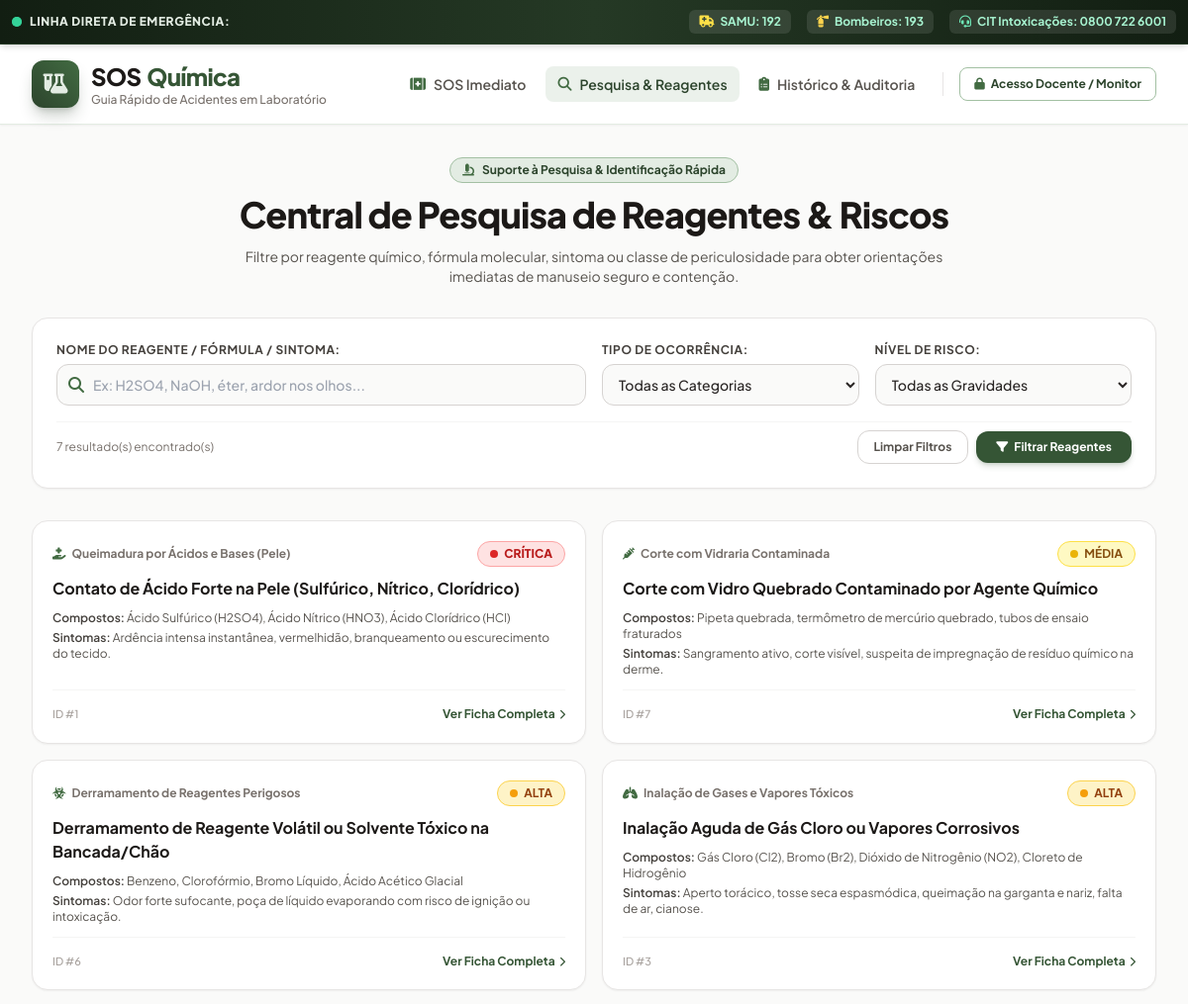
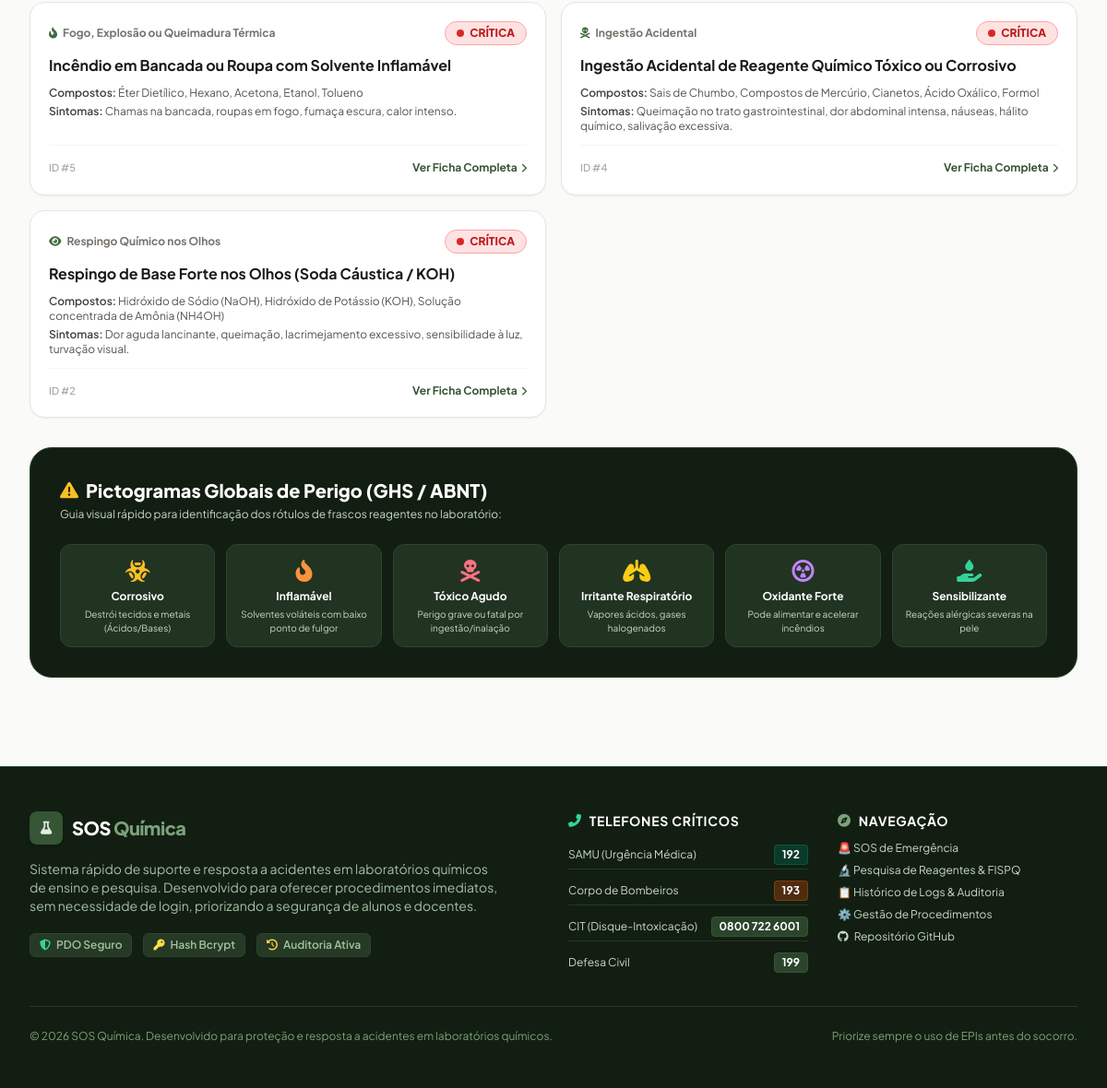
Screenshot of /pesquisa.php with the database file from the repository (2 pictures, top to bottom).
### tables this page shows
CREATE TABLE `procedimentos` (
  `id` INT AUTO_INCREMENT PRIMARY KEY,
  `categoria_id` INT NOT NULL,
  `titulo` VARCHAR(200) NOT NULL,
  `reagente_comum` VARCHAR(255) NOT NULL COMMENT 'Exemplos: Ácido Sulfúrico, Soda Cáustica, Bromo',
  `sintomas` VARCHAR(255) NULL COMMENT 'Sintomas visíveis rápidos para identificação',
  `nivel_gravidade` ENUM('BAIXA', 'MEDIA', 'ALTA', 'CRITICA') NOT NULL DEFAULT 'ALTA',
  `passo_a_passo` TEXT NOT NULL COMMENT 'Instruções sequenciais imediatas',
  `o_que_nao_fazer` TEXT NOT NULL COMMENT 'Avisos críticos de condutas perigosas proibidas',
  `equipamento_protecao` TEXT NULL COMMENT 'EPIs e equipamentos recomendados no socorro',
  `quando_chamar_socorro` TEXT NULL COMMENT 'Critérios para acionar SAMU/Bombeiros imediatamente',
  `contatos_emergencia` VARCHAR(150) NOT NULL DEFAULT 'SAMU 192 | Bombeiros 193 | CIT 0800 722 6001',
  `criado_por` INT NULL,
  `criado_em` DATETIME NOT NULL DEFAULT CURRENT_TIMESTAMP,
  `atualizado_em` DATETIME NOT NULL DEFAULT CURRENT_TIMESTAMP ON UPDATE CURRENT_TIMESTAMP,
  CONSTRAINT `fk_procedimentos_categoria` FOREIGN KEY (`categoria_id`) REFERENCES `categorias_acidentes` (`id`) ON DELETE RESTRICT ON UPDATE CASCADE,
  CONSTRAINT `fk_procedimentos_usuario` FOREIGN KEY (`criado_por`) REFERENCES `usuarios` (`id`) ON DELETE SET NULL ON UPDATE CASCADE
);

CREATE TABLE `categorias_acidentes` (
  `id` INT AUTO_INCREMENT PRIMARY KEY,
  `nome` VARCHAR(100) NOT NULL,
  `slug` VARCHAR(100) NOT NULL UNIQUE,
  `icone` VARCHAR(60) NOT NULL DEFAULT 'fa-exclamation-triangle',
  `cor` VARCHAR(50) NOT NULL DEFAULT 'red',
  `descricao` TEXT NULL,
  `ordem` INT NOT NULL DEFAULT 0
);

### pesquisa.php (the view, shortened to what this page needs)
<?php
require_once __DIR__ . '/includes/funcoes.php';
$pdo = getConexao();
$termo = trim(filter_input(INPUT_GET, 'q', FILTER_DEFAULT) ?? '');
$sql = "SELECT p.*, c.nome AS categoria_nome, c.icone AS categoria_icone, c.cor AS categoria_cor
        FROM procedimentos p
        INNER JOIN categorias_acidentes c ON p.categoria_id = c.id
        WHERE 1=1";
$params = [];
$sql .= " ORDER BY p.titulo ASC";
$stmt = $pdo->prepare($sql);
$stmt->execute($params);
$resultados = $stmt->fetchAll();
require_once __DIR__ . '/includes/header.php';
?>
<div class="max-w-7xl mx-auto px-4 sm:px-6 lg:px-8 py-8 space-y-8">
    <div class="text-center max-w-3xl mx-auto space-y-3">
        <div class="inline-flex items-center gap-2 px-3 py-1 rounded-full bg-musgo-100 dark:bg-musgo-950/60 text-musgo-800 dark:text-musgo-300 text-xs font-bold border border-musgo-300 dark:border-musgo-800">
            <i class="fas fa-microscope text-musgo-600"></i> Suporte à Pesquisa & Identificação Rápida
        </div>
        <h1 class="text-2xl sm:text-4xl font-black text-stone-900 dark:text-white tracking-tight">
            Central de Pesquisa de Reagentes & Riscos
        </h1>
        <p class="text-xs sm:text-sm text-stone-600 dark:text-stone-400">
            Filtre por reagente químico, fórmula molecular, sintoma ou classe de periculosidade para obter orientações imediatas de manuseio seguro e contenção.
        </p>
    </div>
    <form method="GET" action="<?= url('pesquisa.php') ?>" class="bg-white dark:bg-stone-900 p-5 sm:p-6 rounded-2xl border border-stone-200 dark:border-stone-800 shadow-sm space-y-4">
        <div class="grid grid-cols-1 md:grid-cols-12 gap-3 sm:gap-4">
            <div class="md:col-span-6 relative">
                <label for="q" class="block text-xs font-bold text-stone-700 dark:text-stone-300 uppercase tracking-wider mb-1.5">
                    Nome do Reagente / Fórmula / Sintoma:
                </label>
                <div class="relative flex items-center">
                    <span class="absolute left-3 text-musgo-600"><i class="fas fa-search"></i></span>
                    <input
                        type="text"
                        name="q"
                        id="q"
                        value="<?= htmlspecialchars($termo) ?>"
                        placeholder="Ex: H2SO4, NaOH, éter, ardor nos olhos..."
                        class="w-full pl-9 pr-3 py-2.5 rounded-xl border border-stone-300 dark:border-stone-700 bg-stone-50 dark:bg-stone-800 text-sm focus:outline-none focus:ring-2 focus:ring-musgo-600 font-medium"
                    >
                </div>
            </div>
            <div class="md:col-span-3">
                <label for="categoria" class="block text-xs font-bold text-stone-700 dark:text-stone-300 uppercase tracking-wider mb-1.5">
                    Tipo de Ocorrência:
                </label>
                <select
                    name="categoria"
                    id="categoria"
                    class="w-full px-3 py-2.5 rounded-xl border border-stone-300 dark:border-stone-700 bg-stone-50 dark:bg-stone-800 text-sm focus:outline-none focus:ring-2 focus:ring-musgo-600 font-medium"
                >
                    <option value="">Todas as Categorias</option>
                </select>
            </div>
            <div class="md:col-span-3">
                <label for="gravidade" class="block text-xs font-bold text-stone-700 dark:text-stone-300 uppercase tracking-wider mb-1.5">
                    Nível de Risco:
                </label>
                <select
                    name="gravidade"
                    id="gravidade"
                    class="w-full px-3 py-2.5 rounded-xl border border-stone-300 dark:border-stone-700 bg-stone-50 dark:bg-stone-800 text-sm focus:outline-none focus:ring-2 focus:ring-musgo-600 font-medium"
                >
                    <option value="">Todas as Gravidades</option>
                </select>
            </div>
        </div>
        <div class="flex flex-wrap items-center justify-between gap-3 pt-2 border-t border-stone-100 dark:border-stone-800">
            <span class="text-xs text-stone-500 dark:text-stone-400">
                <?= count($resultados) ?> resultado(s) encontrado(s)
            </span>
            <div class="flex items-center gap-2">
                <a href="<?= url('pesquisa.php') ?>" class="px-4 py-2 rounded-xl border border-stone-300 dark:border-stone-700 hover:bg-stone-100 dark:hover:bg-stone-800 text-xs font-bold text-stone-600 dark:text-stone-300 transition-colors">
                    Limpar Filtros
                </a>
                <button type="submit" class="px-5 py-2 rounded-xl bg-musgo-700 hover:bg-musgo-800 text-white text-xs font-bold shadow-md shadow-musgo-700/20 transition-all flex items-center gap-1.5">
                    <i class="fas fa-filter"></i> Filtrar Reagentes
                </button>
            </div>
        </div>
    </form>
    <div class="space-y-4">
        <?php if (empty($resultados)): ?>
            <div class="p-12 text-center bg-white dark:bg-stone-900 rounded-2xl border border-stone-200 dark:border-stone-800 space-y-3">
                <div class="w-12 h-12 mx-auto rounded-full bg-musgo-50 dark:bg-stone-800 text-musgo-600 flex items-center justify-center text-xl">
                    <i class="fas fa-flask"></i>
                </div>
                <h3 class="text-base font-bold text-stone-800 dark:text-white">Nenhum resultado com os filtros informados</h3>
                <p class="text-xs text-stone-500 max-w-md mx-auto">
                    Tente buscar por termos mais genéricos como "ácido", "álcali", "fogo", "olhos" ou limpe os filtros para navegar em todos os itens.
                </p>
            </div>
        <?php else: ?>
            <div class="grid grid-cols-1 md:grid-cols-2 gap-4">
                <?php foreach ($resultados as $item): ?>
                    <div class="bg-white dark:bg-stone-900 rounded-2xl border border-stone-200 dark:border-stone-800 p-5 shadow-sm hover:border-musgo-500 transition-all flex flex-col justify-between">
                        <div class="space-y-2.5">
                            <div class="flex items-center justify-between gap-2">
                                <span class="text-xs font-bold text-stone-500 flex items-center gap-1.5">
                                    <i class="fas <?= htmlspecialchars($item['categoria_icone']) ?> text-musgo-600"></i>
                                    <?= htmlspecialchars($item['categoria_nome']) ?>
                                </span>
                                <?= getBadgeGravidade($item['nivel_gravidade']) ?>
                            </div>
                            <h3 class="text-base font-bold text-stone-900 dark:text-white">
                                <a href="<?= url('detalhes.php?id=' . $item['id']) ?>" class="hover:text-musgo-700 dark:hover:text-musgo-400 transition-colors">
                                    <?= htmlspecialchars($item['titulo']) ?>
                                </a>
                            </h3>
                            <div class="text-xs text-stone-600 dark:text-stone-400 space-y-1">
                                <div><strong class="text-stone-700 dark:text-stone-200 font-semibold">Compostos:</strong> <?= htmlspecialchars($item['reagente_comum']) ?></div>
                                <?php if (!empty($item['sintomas'])): ?>
                                    <div><strong class="text-stone-700 dark:text-stone-200 font-semibold">Sintomas:</strong> <?= htmlspecialchars($item['sintomas']) ?></div>
                                <?php endif; ?>
                            </div>
                        </div>
                        <div class="pt-4 mt-3 border-t border-stone-100 dark:border-stone-800 flex items-center justify-between">
                            <span class="text-[11px] text-stone-400 font-medium">ID #<?= $item['id'] ?></span>
                            <a href="<?= url('detalhes.php?id=' . $item['id']) ?>" class="text-xs font-bold text-musgo-700 hover:text-musgo-800 flex items-center gap-1">
                                Ver Ficha Completa <i class="fas fa-chevron-right text-[10px]"></i>
                            </a>
                        </div>
                    </div>
                <?php endforeach; ?>
            </div>
        <?php endif; ?>
    </div>
    <div class="bg-musgo-950 text-white rounded-3xl p-6 sm:p-8 space-y-6 border border-musgo-800">
        <div>
            <h2 class="text-lg sm:text-xl font-black text-white flex items-center gap-2">
                <i class="fas fa-triangle-exclamation text-amber-400"></i> Pictogramas Globais de Perigo (GHS / ABNT)
            </h2>
            <p class="text-xs text-musgo-200 mt-1">
                Guia visual rápido para identificação dos rótulos de frascos reagentes no laboratório:
            </p>
        </div>
        <div class="grid grid-cols-2 sm:grid-cols-3 lg:grid-cols-6 gap-3">
            <div class="p-3 rounded-xl bg-musgo-900/80 border border-musgo-800 text-center space-y-1">
                <i class="fas fa-biohazard text-amber-400 text-2xl"></i>
                <h4 class="text-xs font-bold">Corrosivo</h4>
                <p class="text-[10px] text-musgo-200">Destrói tecidos e metais (Ácidos/Bases)</p>
            </div>
            <div class="p-3 rounded-xl bg-musgo-900/80 border border-musgo-800 text-center space-y-1">
                <i class="fas fa-fire-flame-curved text-orange-400 text-2xl"></i>
                <h4 class="text-xs font-bold">Inflamável</h4>
                <p class="text-[10px] text-musgo-200">Solventes voláteis com baixo ponto de fulgor</p>
            </div>
            <div class="p-3 rounded-xl bg-musgo-900/80 border border-musgo-800 text-center space-y-1">
                <i class="fas fa-skull-crossbones text-rose-400 text-2xl"></i>
                <h4 class="text-xs font-bold">Tóxico Agudo</h4>
                <p class="text-[10px] text-musgo-200">Perigo grave ou fatal por ingestão/inalação</p>
            </div>
            <div class="p-3 rounded-xl bg-musgo-900/80 border border-musgo-800 text-center space-y-1">
                <i class="fas fa-lungs text-yellow-400 text-2xl"></i>
                <h4 class="text-xs font-bold">Irritante Respiratório</h4>
                <p class="text-[10px] text-musgo-200">Vapores ácidos, gases halogenados</p>
            </div>
            <div class="p-3 rounded-xl bg-musgo-900/80 border border-musgo-800 text-center space-y-1">
                <i class="fas fa-circle-radiation text-purple-400 text-2xl"></i>
                <h4 class="text-xs font-bold">Oxidante Forte</h4>
                <p class="text-[10px] text-musgo-200">Pode alimentar e acelerar incêndios</p>
            </div>
            <div class="p-3 rounded-xl bg-musgo-900/80 border border-musgo-800 text-center space-y-1">
                <i class="fas fa-hand-holding-droplet text-emerald-400 text-2xl"></i>
                <h4 class="text-xs font-bold">Sensibilizante</h4>
                <p class="text-[10px] text-musgo-200">Reações alérgicas severas na pele</p>
            </div>
        </div>
    </div>
</div>
<?php require_once __DIR__ . '/includes/footer.php'; ?>

### includes/funcoes.php (shortened to what this page needs)
<?php
function getBadgeGravidade(string $gravidade): string {
    $gravidade = strtoupper(trim($gravidade));
    switch ($gravidade) {
        case 'CRITICA':
            return '<span class="inline-flex items-center gap-1.5 px-3 py-1 rounded-full text-xs font-black bg-red-100 text-red-700 border border-red-300 dark:bg-red-900/40 dark:text-red-300 animate-pulse">
                        <span class="w-2 h-2 rounded-full bg-red-600"></span> CRÍTICA
                    </span>';
        case 'ALTA':
            return '<span class="inline-flex items-center gap-1.5 px-3 py-1 rounded-full text-xs font-bold bg-amber-100 text-amber-800 border border-amber-300 dark:bg-amber-900/40 dark:text-amber-300">
                        <span class="w-2 h-2 rounded-full bg-amber-500"></span> ALTA
                    </span>';
        case 'MEDIA':
            return '<span class="inline-flex items-center gap-1.5 px-3 py-1 rounded-full text-xs font-bold bg-yellow-100 text-yellow-800 border border-yellow-300 dark:bg-yellow-900/40 dark:text-yellow-300">
                        <span class="w-2 h-2 rounded-full bg-yellow-500"></span> MÉDIA
                    </span>';
    }
}
function obterUrlBase(): string {
    $script = isset($_SERVER['SCRIPT_NAME']) ? str_replace('\\', '/', $_SERVER['SCRIPT_NAME']) : '';
    $dir = str_replace('\\', '/', dirname($script));
    $base = preg_replace('#/(admin|actions|includes).*$#', '', $dir);
    $base = trim($base, "/\\.");
    return $base === '' ? '' : '/' . $base;
}
function url(string $caminho = ''): string {
    $base = obterUrlBase();
    $caminho = ltrim($caminho, "/\\");
    return $base === '' ? '/' . $caminho : $base . '/' . $caminho;
}

### assets/css/style.css (style rules this page uses)
html { scroll-behavior: smooth; -webkit-tap-highlight-color: transparent; }

### includes/header.php (style rules this page uses)
body { font-family: 'Plus Jakarta Sans', sans-serif; }

### rows the page displays
procedimentos: categoria.nome "Queimadura por Ácidos e Bases (Pele)", nivel_gravidade "CRITICA" (drawn), titulo "Contato de Ácido Forte na Pele (Sulfúrico, Nítrico, Clorídrico)", reagente_comum "Ácido Sulfúrico (H2SO4), Ácido Nítrico (HNO3), Ácido Clorídrico (HCl)", sintomas "Ardência intensa instantânea, vermelhidão, branqueamento ou escurecimento do tecido.", id "1"
procedimentos: categoria.nome "Corte com Vidraria Contaminada", nivel_gravidade "MEDIA" (drawn), titulo "Corte com Vidro Quebrado Contaminado por Agente Químico", reagente_comum "Pipeta quebrada, termômetro de mercúrio quebrado, tubos de ensaio fraturados", sintomas "Sangramento ativo, corte visível, suspeita de impregnação de resíduo químico na derme.", id "7"
procedimentos: categoria.nome "Derramamento de Reagentes Perigosos", nivel_gravidade "ALTA" (drawn), titulo "Derramamento de Reagente Volátil ou Solvente Tóxico na Bancada/Chão", reagente_comum "Benzeno, Clorofórmio, Bromo Líquido, Ácido Acético Glacial", sintomas "Odor forte sufocante, poça de líquido evaporando com risco de ignição ou intoxicação.", id "6"
procedimentos: categoria.nome "Inalação de Gases e Vapores Tóxicos", nivel_gravidade "ALTA" (drawn), titulo "Inalação Aguda de Gás Cloro ou Vapores Corrosivos", reagente_comum "Gás Cloro (Cl2), Bromo (Br2), Dióxido de Nitrogênio (NO2), Cloreto de Hidrogênio", sintomas "Aperto torácico, tosse seca espasmódica, queimação na garganta e nariz, falta de ar, cianose.", id "3"
procedimentos: categoria.nome "Fogo, Explosão ou Queimadura Térmica", nivel_gravidade "CRITICA" (drawn), titulo "Incêndio em Bancada ou Roupa com Solvente Inflamável", reagente_comum "Éter Dietílico, Hexano, Acetona, Etanol, Tolueno", sintomas "Chamas na bancada, roupas em fogo, fumaça escura, calor intenso.", id "5"
procedimentos: categoria.nome "Ingestão Acidental", nivel_gravidade "CRITICA" (drawn), titulo "Ingestão Acidental de Reagente Químico Tóxico ou Corrosivo", reagente_comum "Sais de Chumbo, Compostos de Mercúrio, Cianetos, Ácido Oxálico, Formol", sintomas "Queimação no trato gastrointestinal, dor abdominal intensa, náuseas, hálito químico, salivação excessiva.", id "4"
procedimentos: categoria.nome "Respingo Químico nos Olhos", nivel_gravidade "CRITICA" (drawn), titulo "Respingo de Base Forte nos Olhos (Soda Cáustica / KOH)", reagente_comum "Hidróxido de Sódio (NaOH), Hidróxido de Potássio (KOH), Solução concentrada de Amônia (NH4OH)", sintomas "Dor aguda lancinante, queimação, lacrimejamento excessivo, sensibilidade à luz, turvação visual.", id "2"

### other values shown
count($resultados) "7"
